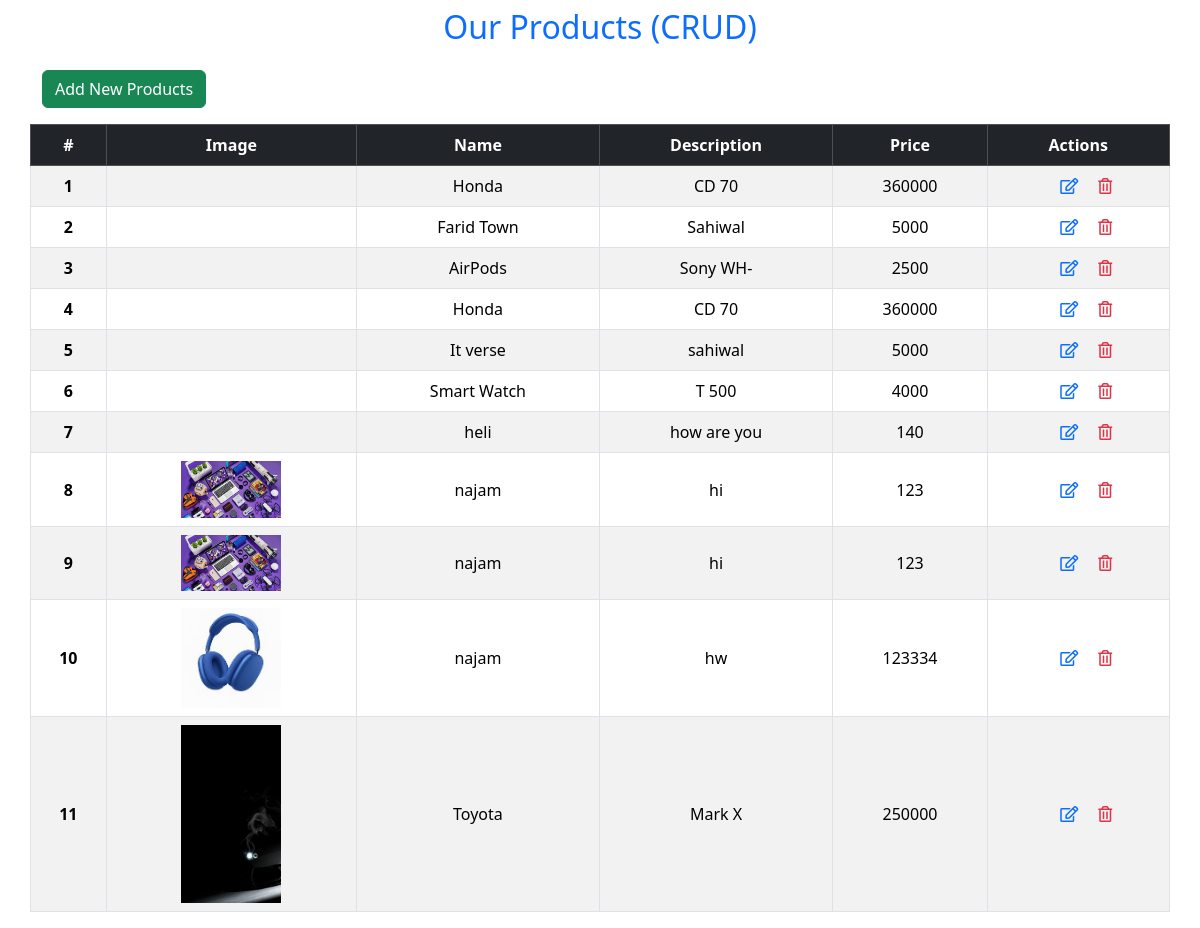
The page /view.php on the database its author committed.
### tables this page shows
CREATE TABLE `add_product` (
  `id` int(11) NOT NULL,
  `product_Name` varchar(255) NOT NULL,
  `product_Des` varchar(255) NOT NULL,
  `price` varchar(255) NOT NULL,
  `p_image` varchar(255) NOT NULL
);

### view.php (the view, shortened to what this page needs)
<!DOCTYPE html>
<html lang="en">
<head>
    <link rel="stylesheet" href="https://pro.fontawesome.com/releases/v5.10.0/css/all.css" />
    <link rel="stylesheet" href="https://cdn.jsdelivr.net/npm/bootstrap@5.3.8/dist/css/bootstrap.min.css">
</head>
<body>
    <div class="container">
        <div class="row">
            <h2 class="text-center text-primary my-2">Our Products (CRUD) </h2>
            <div>
                <a href="index.php" class='btn btn-success my-3'>Add New Products</a>
            </div>
            <?php
            include 'conn.php';
            $view = "SELECT * FROM `add_product`";
            $query = mysqli_query($conn, $view);
            while ($result = mysqli_fetch_array($query)) {
            ?>
                <table class="table table-striped table-bordered table-hover text-center align-middle">
                    <thead class="table-dark">
                        <tr>
                            <th scope="col">#</th>
                            <th scope="col">Image</th>
                            <th scope="col">Name</th>
                            <th scope="col">Description</th>
                            <th scope="col">Price</th>
                            <th scope="col">Actions</th>
                        </tr>
                    </thead>
                    <tbody>
                        <?php
                        $i = 1;
                        while ($result = mysqli_fetch_assoc($query)) {
                        ?>
                            <tr>
                                <th scope="row">
                                    <?php echo $i++; ?>
                                </th>
                                <td><img src="uploads/<?php echo $result['p_image']; ?>" width="100px" alt="">
                                </td>
                                <td>
                                    <?php echo $result['product_Name']; ?>
                                </td>
                                <td>
                                    <?php echo $result['product_Des']; ?>
                                </td>
                                <td>
                                    <?php echo $result['price']; ?>
                                </td>
                                <td>
                                    <a href="update.php?id=<?php echo $result['id']; ?>"><i class="far fa-edit ms-3"></i></a>
                                    <a href="delete.php?id=<?php echo $result['id']; ?>"><i class="far fa-trash-alt ms-3 text-danger"></i></a>
                                </td>
                            </tr>
                        <?php
                        }
                        ?>
                    </tbody>
                </table>
            <?php
            }
            ?>
        </div>
    </div>
</body>
</html>

### rows shown on the page
add_product: product_Name "Honda", product_Des "CD 70", price "360000"
add_product: product_Name "Farid Town", product_Des "Sahiwal", price "5000"
add_product: product_Name "AirPods", product_Des "Sony WH-", price "2500"
add_product: product_Name "Honda", product_Des "CD 70", price "360000"
add_product: product_Name "It verse", product_Des "sahiwal", price "5000"
add_product: product_Name "Smart Watch", product_Des "T 500", price "4000"
add_product: product_Name "heli", product_Des "how are you", price "140"
add_product: p_image (picture), product_Name "najam", product_Des "hi", price "123"
add_product: p_image (picture), product_Name "najam", product_Des "hi", price "123"
add_product: p_image (picture), product_Name "najam", product_Des "hw", price "123334"
add_product: p_image (picture), product_Name "Toyota", product_Des "Mark X", price "250000"
